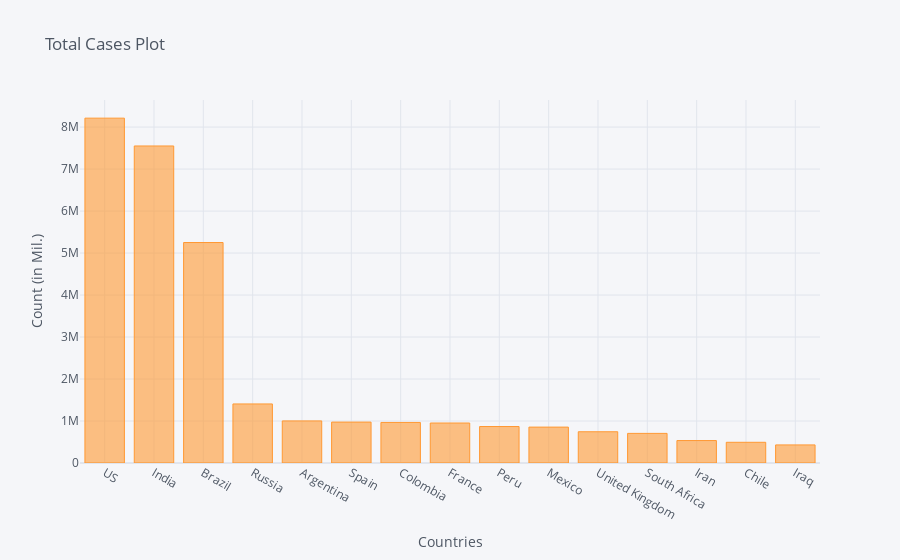

The notebook cell this image was saved under:
### Code cell
corona_dframe_agg_plot.iplot(kind='bar', x='Country/Region', y='10/19/20',
                             title='Total Cases Plot',xTitle='Countries',yTitle='Count (in Mil.)')

### Figure 1 — Plotly figure (JSON) as saved in the notebook; plotly's stock layout.template omitted (floating-point values rounded to 4 significant figures)
{"data": [{"marker": {"color": "rgba(255, 153, 51, 0.6)", "line": {"color": "rgba(255, 153, 51, 1.0)", "width": 1}}, "name": "10/19/20", "orientation": "v", "text": "", "type": "bar", "x": ["US", "India", "Brazil", "Russia", "Argentina", "Spain", "Colombia", "France", "Peru", "Mexico", "United Kingdom", "South Africa", "Iran", "Chile", "Iraq"], "y": [8212981, 7550273, 5250727, 1406667, 1002662, 974449, 965883, 952600, 868675, 854926, 744122, 705254, 534631, 493305, 430678]}], "layout": {"legend": {"bgcolor": "#F5F6F9", "font": {"color": "#4D5663"}}, "paper_bgcolor": "#F5F6F9", "plot_bgcolor": "#F5F6F9", "title": {"font": {"color": "#4D5663"}, "text": "Total Cases Plot"}, "xaxis": {"gridcolor": "#E1E5ED", "showgrid": true, "tickfont": {"color": "#4D5663"}, "title": {"font": {"color": "#4D5663"}, "text": "Countries"}, "zerolinecolor": "#E1E5ED"}, "yaxis": {"gridcolor": "#E1E5ED", "showgrid": true, "tickfont": {"color": "#4D5663"}, "title": {"font": {"color": "#4D5663"}, "text": "Count (in Mil.)"}, "zerolinecolor": "#E1E5ED"}}}
